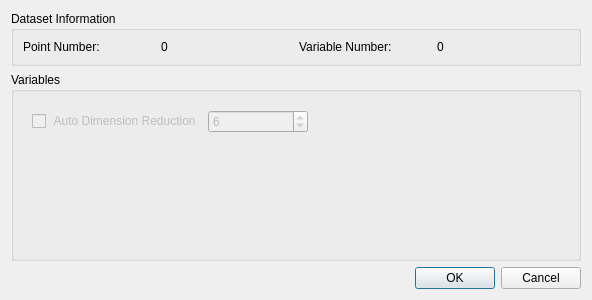
<?xml version="1.0" encoding="UTF-8"?>
<ui version="4.0">
 <class>VarSelectionDialog</class>
 <widget class="QDialog" name="VarSelectionDialog">
  <property name="geometry">
   <rect>
    <x>0</x>
    <y>0</y>
    <width>592</width>
    <height>300</height>
   </rect>
  </property>
  <property name="windowTitle">
   <string>Variable Selection</string>
  </property>
  <layout class="QVBoxLayout" name="verticalLayout_2">
   <item>
    <layout class="QVBoxLayout" name="verticalLayout">
     <item>
      <widget class="QGroupBox" name="groupBox_2">
       <property name="sizePolicy">
        <sizepolicy hsizetype="Preferred" vsizetype="Fixed">
         <horstretch>0</horstretch>
         <verstretch>0</verstretch>
        </sizepolicy>
       </property>
       <property name="title">
        <string>Dataset Information</string>
       </property>
       <layout class="QHBoxLayout" name="horizontalLayout_2">
        <item>
         <layout class="QHBoxLayout" name="horizontalLayout">
          <item>
           <widget class="QLabel" name="label">
            <property name="text">
             <string>Point Number:</string>
            </property>
           </widget>
          </item>
          <item>
           <widget class="QLabel" name="point_num_label">
            <property name="text">
             <string>0</string>
            </property>
           </widget>
          </item>
          <item>
           <widget class="QLabel" name="label_2">
            <property name="text">
             <string>Variable Number:</string>
            </property>
           </widget>
          </item>
          <item>
           <widget class="QLabel" name="variable_number_label">
            <property name="text">
             <string>0</string>
            </property>
           </widget>
          </item>
         </layout>
        </item>
       </layout>
      </widget>
     </item>
     <item>
      <widget class="QGroupBox" name="groupBox">
       <property name="title">
        <string>Variables</string>
       </property>
       <layout class="QVBoxLayout" name="verticalLayout_3">
        <item alignment="Qt::AlignLeft">
         <widget class="QWidget" name="widget" native="true">
          <property name="sizePolicy">
           <sizepolicy hsizetype="Preferred" vsizetype="Minimum">
            <horstretch>0</horstretch>
            <verstretch>0</verstretch>
           </sizepolicy>
          </property>
          <layout class="QHBoxLayout" name="horizontalLayout_3">
           <item>
            <widget class="QCheckBox" name="dim_red_checkbox">
             <property name="enabled">
              <bool>false</bool>
             </property>
             <property name="sizePolicy">
              <sizepolicy hsizetype="Fixed" vsizetype="Fixed">
               <horstretch>0</horstretch>
               <verstretch>0</verstretch>
              </sizepolicy>
             </property>
             <property name="text">
              <string> Auto Dimension Reduction</string>
             </property>
            </widget>
           </item>
           <item>
            <widget class="QSpinBox" name="auto_dim_number">
             <property name="enabled">
              <bool>false</bool>
             </property>
             <property name="sizePolicy">
              <sizepolicy hsizetype="Fixed" vsizetype="Fixed">
               <horstretch>0</horstretch>
               <verstretch>0</verstretch>
              </sizepolicy>
             </property>
             <property name="minimumSize">
              <size>
               <width>100</width>
               <height>0</height>
              </size>
             </property>
             <property name="value">
              <number>6</number>
             </property>
            </widget>
           </item>
          </layout>
         </widget>
        </item>
        <item>
         <widget class="QWidget" name="variable_selection_widget" native="true"/>
        </item>
        <item>
         <spacer name="verticalSpacer">
          <property name="orientation">
           <enum>Qt::Vertical</enum>
          </property>
          <property name="sizeHint" stdset="0">
           <size>
            <width>20</width>
            <height>40</height>
           </size>
          </property>
         </spacer>
        </item>
       </layout>
      </widget>
     </item>
    </layout>
   </item>
   <item>
    <widget class="QDialogButtonBox" name="buttonBox">
     <property name="orientation">
      <enum>Qt::Horizontal</enum>
     </property>
     <property name="standardButtons">
      <set>QDialogButtonBox::Cancel|QDialogButtonBox::Ok</set>
     </property>
    </widget>
   </item>
  </layout>
 </widget>
 <resources/>
 <connections>
  <connection>
   <sender>buttonBox</sender>
   <signal>accepted()</signal>
   <receiver>VarSelectionDialog</receiver>
   <slot>accept()</slot>
   <hints>
    <hint type="sourcelabel">
     <x>248</x>
     <y>254</y>
    </hint>
    <hint type="destinationlabel">
     <x>157</x>
     <y>274</y>
    </hint>
   </hints>
  </connection>
  <connection>
   <sender>buttonBox</sender>
   <signal>rejected()</signal>
   <receiver>VarSelectionDialog</receiver>
   <slot>reject()</slot>
   <hints>
    <hint type="sourcelabel">
     <x>316</x>
     <y>260</y>
    </hint>
    <hint type="destinationlabel">
     <x>286</x>
     <y>274</y>
    </hint>
   </hints>
  </connection>
 </connections>
</ui>
